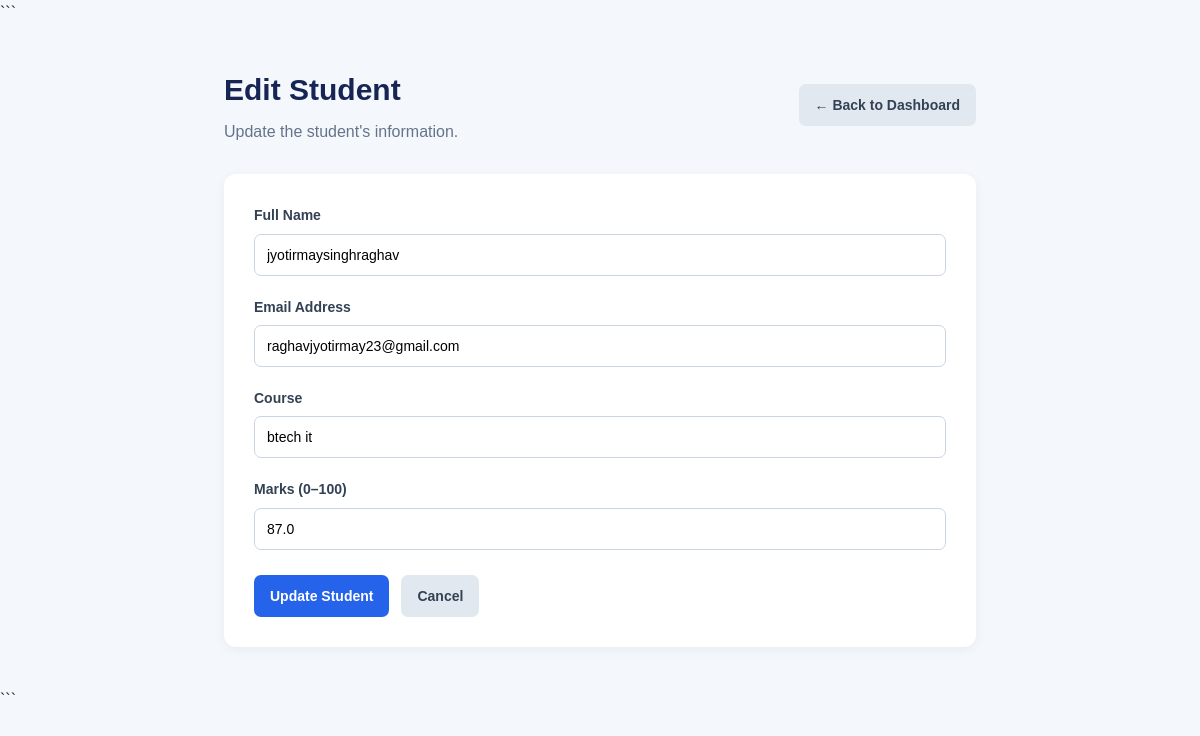
The page /edit/3 on the database its author committed.
### tables this page shows
CREATE TABLE students (
            id INTEGER PRIMARY KEY AUTOINCREMENT,
            name TEXT NOT NULL,
            email TEXT NOT NULL,
            course TEXT NOT NULL,
            marks REAL NOT NULL
        );

### app.py (the view, shortened to what this page needs)
@app.route("/edit/<int:student_id>", methods=["GET", "POST"])
def edit_student(student_id):
    conn = get_db_connection()
    student = conn.execute(
        "SELECT * FROM students WHERE id = ?",
        (student_id,)
    ).fetchone()
    if student is None:
        conn.close()
        return "Student not found.", 404
    conn.close()
    return render_template("edit_student.html", student=student)

### app.py (called while the page is built)
def get_db_connection():
    conn = sqlite3.connect("students.db")
    conn.row_factory = sqlite3.Row
    return conn

### templates/edit_student.html (shortened to what this page needs)
<!DOCTYPE html>
<html lang="en">
<head>
    <link rel="stylesheet" href="{{ url_for('static', filename='style.css') }}">
</head>
<body>
```
<div class="container form-container">
    <header class="page-header">
        <div>
            <h1>Edit Student</h1>
            <p>Update the student's information.</p>
        </div>
        <a href="{{ url_for('index') }}" class="btn btn-secondary">← Back to Dashboard</a>
    </header>
    <section class="panel form-panel">
        <form action="{{ url_for('edit_student', student_id=student.id) }}" method="POST" class="student-form">
            <div class="form-group">
                <label for="name">Full Name</label>
                <input
                    type="text"
                    id="name"
                    name="name"
                    value="{{ student.name }}"
                    required
                >
            </div>
            <div class="form-group">
                <label for="email">Email Address</label>
                <input
                    type="email"
                    id="email"
                    name="email"
                    value="{{ student.email }}"
                    required
                >
            </div>
            <div class="form-group">
                <label for="course">Course</label>
                <input
                    type="text"
                    id="course"
                    name="course"
                    value="{{ student.course }}"
                    required
                >
            </div>
            <div class="form-group">
                <label for="marks">Marks (0–100)</label>
                <input
                    type="number"
                    id="marks"
                    name="marks"
                    value="{{ student.marks }}"
                    min="0"
                    max="100"
                    step="0.01"
                    required
                >
            </div>
            <div class="form-actions">
                <button type="submit" class="btn btn-primary">Update Student</button>
                <a href="{{ url_for('index') }}" class="btn btn-secondary">Cancel</a>
            </div>
        </form>
    </section>
</div>
```
</body>
</html>

### static/style.css (style rules this page uses)
* { margin: 0; padding: 0; box-sizing: border-box; }
body { font-family: Arial, sans-serif; background: #f4f7fb; color: #1e293b; line-height: 1.6; }
.container { max-width: 1200px; margin: 40px auto; padding: 0 24px; }
.page-header { display: flex; justify-content: space-between; align-items: center; gap: 20px; margin-bottom: 30px; }
.page-header h1 { font-size: 30px; margin-bottom: 5px; color: #172554; }
.page-header p { color: #64748b; }
.btn { display: inline-block; padding: 10px 16px; border: none; border-radius: 7px; text-decoration: none; font-size: 14px; font-weight: bold; cursor: pointer; transition: 0.2s; text-align: center; }
.btn-primary { background: #2563eb; color: white; }
.btn-secondary { background: #e2e8f0; color: #334155; }
.panel { background: white; padding: 24px; border-radius: 12px; box-shadow: 0 3px 12px rgba(15, 23, 42, 0.05); }
input { width: 100%; padding: 12px; border: 1px solid #cbd5e1; border-radius: 7px; font-size: 14px; outline: none; }
.form-container { max-width: 800px; }
.form-panel { padding: 30px; }
.student-form { display: flex; flex-direction: column; gap: 20px; }
.form-group label { display: block; margin-bottom: 7px; font-size: 14px; font-weight: bold; color: #334155; }
.form-actions { display: flex; gap: 12px; margin-top: 5px; }

### rows shown on the page
students: name "jyotirmaysinghraghav", email "raghavjyotirmay23@gmail.com", course "btech it", marks "87.0"
